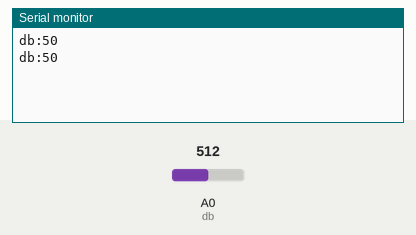
Recording of a sketch running on a simulated Arduino Uno, built with avr-gcc and run on an emulated ATmega328P. Parts: the last lines printed to the serial monitor. The inputs (shaded band) are chosen by the test bench; at power-on: A0 (db) = 512.

Above: at 1.8 s.
1.9 s: A0 (db) set to 716
At 2.8 s:
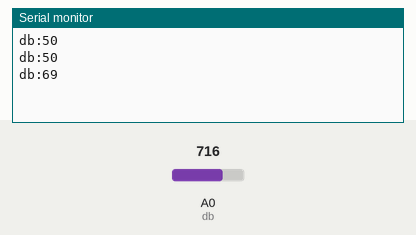
3.4 s: A0 (db) set to 900
At 4.7 s:
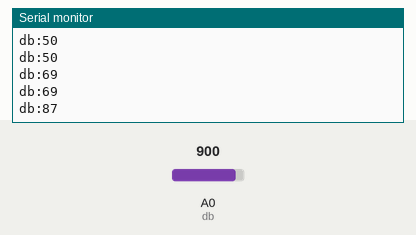
Timing chart, 0 to 6.4 s (numbered marks = the images above; inputs shaded):
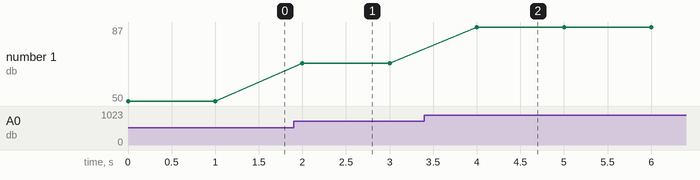

The sketch:

db.ino
```cpp
#define db A0
int temp,data;

void setup()
{
  Serial.begin(9600);
}


void loop()
{
     temp = analogRead(db);
     temp = (long)100*temp/1024;
     Serial.print("db:");
     Serial.println(temp);
     delay(1000);
}
```

Measured:
- after the input at 1.9 s, the serial monitor: prints a new line after 0.10 s (image 1)
- after the input at 3.4 s, the serial monitor: prints a new line after 0.60 s (image 2)
- plotted number 1: 50 → 69 after the input at 1.9 s, 69 → 87 after the input at 3.4 s
